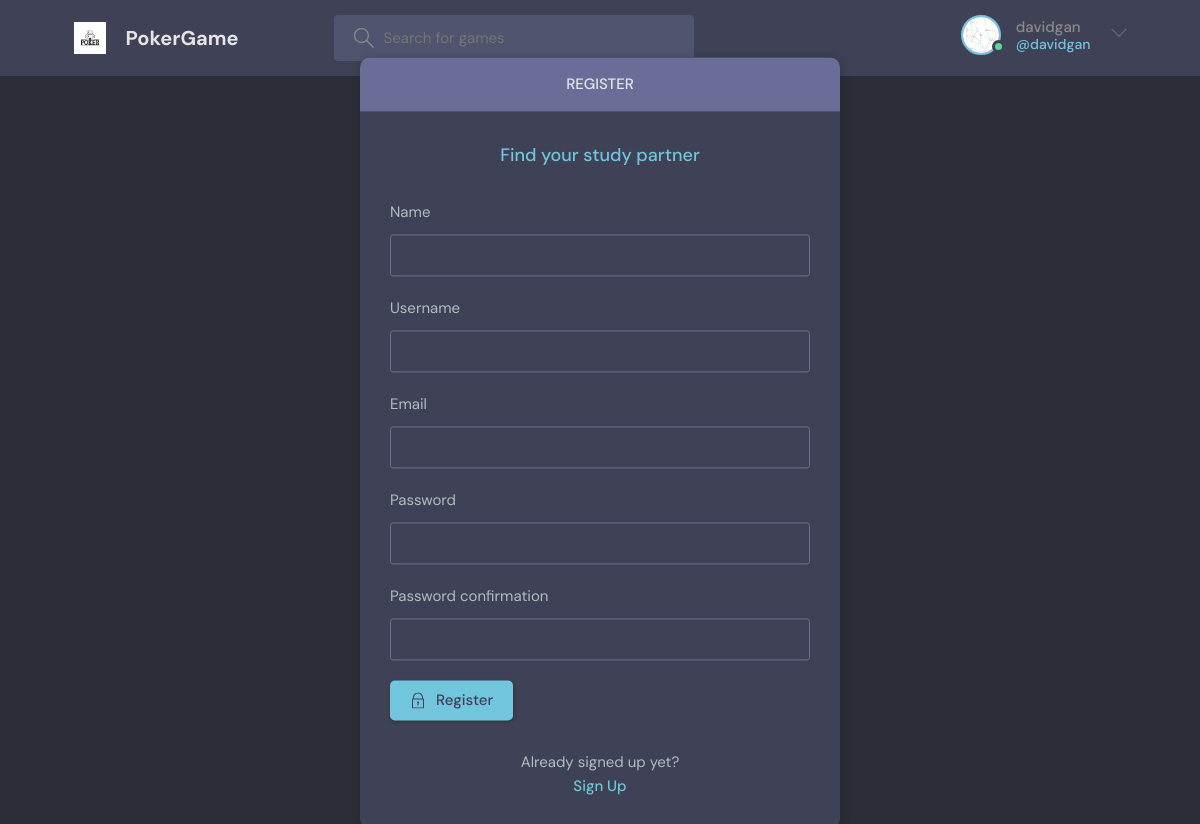
Page /register/ (signed in) on the committed database.
### base/models.py (models this page shows)
class User(AbstractUser):
    name = models.CharField(max_length=200, null=True)
    email = models.EmailField(unique=True, null=True)
    bio = models.TextField(null=True)
    chip_count = models.IntegerField(default=5000)
    card1 = models.TextField(max_length=5, null=True)
    card2 = models.TextField(max_length=5, null=True)
    hand_strength = models.IntegerField(default=0) #
    avatar = models.ImageField(null=True, default="avatar.svg")
    USERNAME_FIELD = 'email'
    REQUIRED_FIELDS = ['username']

### base/views.py (the view, shortened to what this page needs)
# urls.py: path('register/', views.registerPage, name="register"),
def registerPage(request):
    form = MyUserCreationForm()
    return render(request, 'base/login_register.html', {'form': form})

### base/forms.py
class MyUserCreationForm(UserCreationForm):
    class Meta:
        model = User
        fields = ['name', 'username', 'email', 'password1', 'password2']

### base/templates/base/login_register.html (shortened to what this page needs)
{% extends 'main.html' %}
{% block content %}
<main class="auth layout">
  {% if page == 'login' %}
  <div class="container">
    <div class="layout__box">
      <div class="layout__boxHeader">
        <div class="layout__boxTitle">
          <h3>Login</h3>
        </div>
      </div>
      <div class="layout__body">
        <h2 class="auth__tagline">Find your study partner</h2>
        <form class="form" action="" method="POST">
          {% csrf_token %}
          <div class="form__group form__group">
            <label for="room_name">Email</label>
            <input id="username" name="email" type="email" placeholder="e.g. dennis_ivy@email.com />
          </div>
          <div class=" form__group">
            <label for="password">Password</label>
            <input id="password" name="password" type="password"
              placeholder="&bull;&bull;&bull;&bull;&bull;&bull;&bull;&bull;" />
          </div>
          <button class="btn btn--main" type="submit">
            <svg version="1.1" xmlns="http://www.w3.org/2000/svg" width="32" height="32" viewBox="0 0 32 32">
              <title>lock</title>
              <path
                d="M27 12h-1v-2c0-5.514-4.486-10-10-10s-10 4.486-10 10v2h-1c-0.553 0-1 0.447-1 1v18c0 0.553 0.447 1 1 1h22c0.553 0 1-0.447 1-1v-18c0-0.553-0.447-1-1-1zM8 10c0-4.411 3.589-8 8-8s8 3.589 8 8v2h-16v-2zM26 30h-20v-16h20v16z">
              </path>
              <path
                d="M15 21.694v4.306h2v-4.306c0.587-0.348 1-0.961 1-1.694 0-1.105-0.895-2-2-2s-2 0.895-2 2c0 0.732 0.413 1.345 1 1.694z">
              </path>
            </svg>
            Login
          </button>
        </form>
        <div class="auth__action">
          <p>Haven't signed up yet?</p>
          <a href="{% url 'register' %}" class="btn btn--link">Sign Up</a>
        </div>
      </div>
    </div>
  </div>
  {% else %}
  <div class="container">
    <div class="layout__box">
      <div class="layout__boxHeader">
        <div class="layout__boxTitle">
          <h3>Register</h3>
        </div>
      </div>
      <div class="layout__body">
        <h2 class="auth__tagline">Find your study partner</h2>
        <form class="form" action="" method="POST">
          {% for field in form %}
          <div class="form__group form__group">
            <label for="room_name">{{field.label}}</label>
            {{field}}
          </div>
          {% endfor %}
          <button class="btn btn--main" type="submit">
            Register
          </button>
        </form>
        <div class="auth__action">
          <p>Already signed up yet?</p>
          <a href="{% url 'login' %}" class="btn btn--link">Sign Up</a>
        </div>
      </div>
    </div>
  </div>
  {% endif %}
</main>
{% endblock content %}

### templates/navbar.html (shortened to what this page needs)
{% load static %}
<header class="header header--loggedIn">
    <div class="container">
        <a href="{% url 'home' %}" class="header__logo">
            <img src="{% static 'images/logo.jpg' %}" />
            <h1>PokerGame</h1>
        </a>
        <form class="header__search" method="GET" action="{% url 'home' %}">
            <label>
                <input name="q" placeholder="Search for games" />
            </label>
        </form>
        <nav class="header__menu">
            {% if request.user.is_authenticated %}
            <div class="header__user">
                <a href="{% url 'update-user' %}">
                    <div class="avatar avatar--medium active">
                        <img src="{{request.user.avatar.url}}" />
                    </div>
                    <p>{{request.user.username}} <span>@{{request.user.username}}</span></p>
                </a>
                <button class="dropdown-button">
                    <svg version="1.1" xmlns="http://www.w3.org/2000/svg" width="32" height="32" viewBox="0 0 32 32">
                        <title>chevron-down</title>
                        <path d="M16 21l-13-13h-3l16 16 16-16h-3l-13 13z"></path>
                    </svg>
                </button>
            </div>
            {% else %}
            <a href="{% url 'login' %}">
                <img src="{% static 'images/avatar.svg' %}" />
                <p>Login</p>
            </a>
            {% endif %}
        </nav>
    </div>
</header>

### rows in the picture
User: user.avatar (picture), user.username "davidgan"

### other values in the picture
{{ field.label }} "Name" "Username" "Email" "Password" "Password confirmation"
